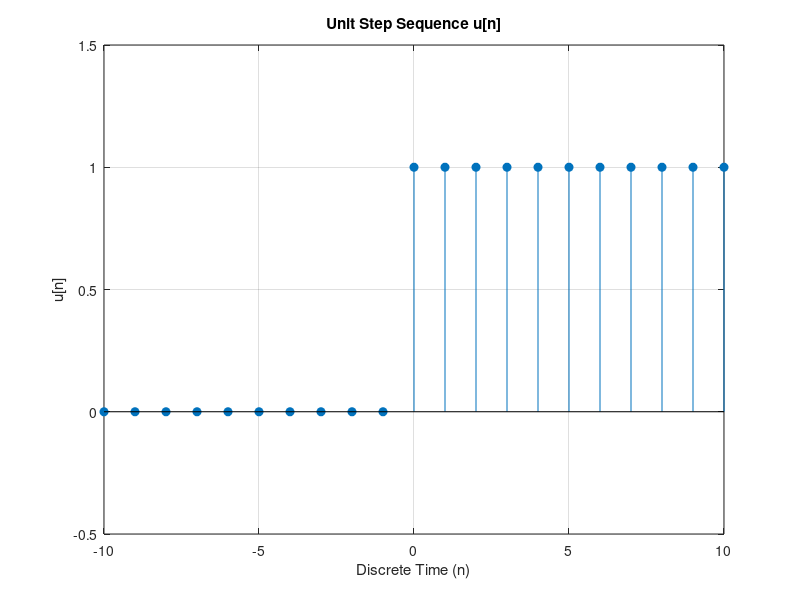

Source code (MATLAB):
%23BIT064
% Define the range for n
n = -10:10; 

% Generate the unit step sequence
u = (n >= 0); 

% Create a new figure
figure; 

stem(n, u, 'filled'); 
xlabel('Discrete Time (n)'); 
ylabel('u[n]'); 
title('Unit Step Sequence u[n]'); 
grid on; 
axis([-10 10 -0.5 1.5]); 
